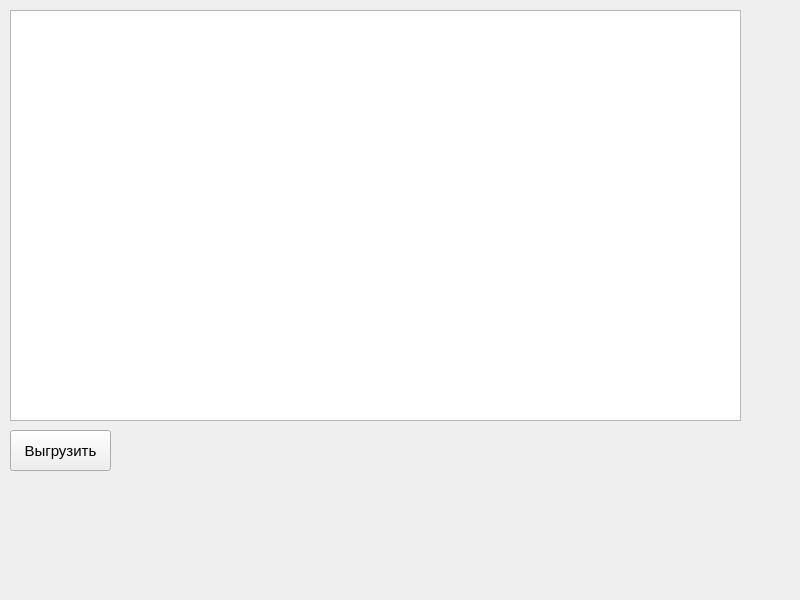
<?xml version="1.0" encoding="UTF-8"?>
<ui version="4.0">
 <class>MainWindow</class>
 <widget class="QMainWindow" name="MainWindow">
  <property name="geometry">
   <rect>
    <x>0</x>
    <y>0</y>
    <width>800</width>
    <height>600</height>
   </rect>
  </property>
  <property name="windowTitle">
   <string>MainWindow</string>
  </property>
  <widget class="QWidget" name="centralwidget">
   <widget class="QListWidget" name="list_widget">
    <property name="geometry">
     <rect>
      <x>10</x>
      <y>10</y>
      <width>731</width>
      <height>411</height>
     </rect>
    </property>
    <property name="font">
     <font>
      <pointsize>11</pointsize>
     </font>
    </property>
   </widget>
   <widget class="QPushButton" name="xlsx_push_button">
    <property name="geometry">
     <rect>
      <x>10</x>
      <y>430</y>
      <width>101</width>
      <height>41</height>
     </rect>
    </property>
    <property name="font">
     <font>
      <family>Segoe UI</family>
      <pointsize>11</pointsize>
     </font>
    </property>
    <property name="text">
     <string>Выгрузить</string>
    </property>
   </widget>
  </widget>
 </widget>
 <resources/>
 <connections/>
</ui>
